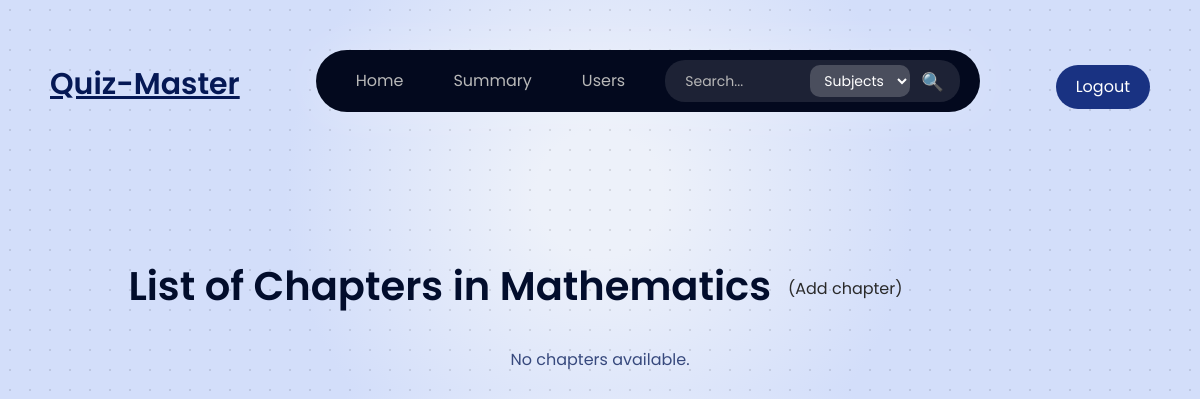
/admin/subject/3/chapters_list, run on an earlier commit of the app's database.
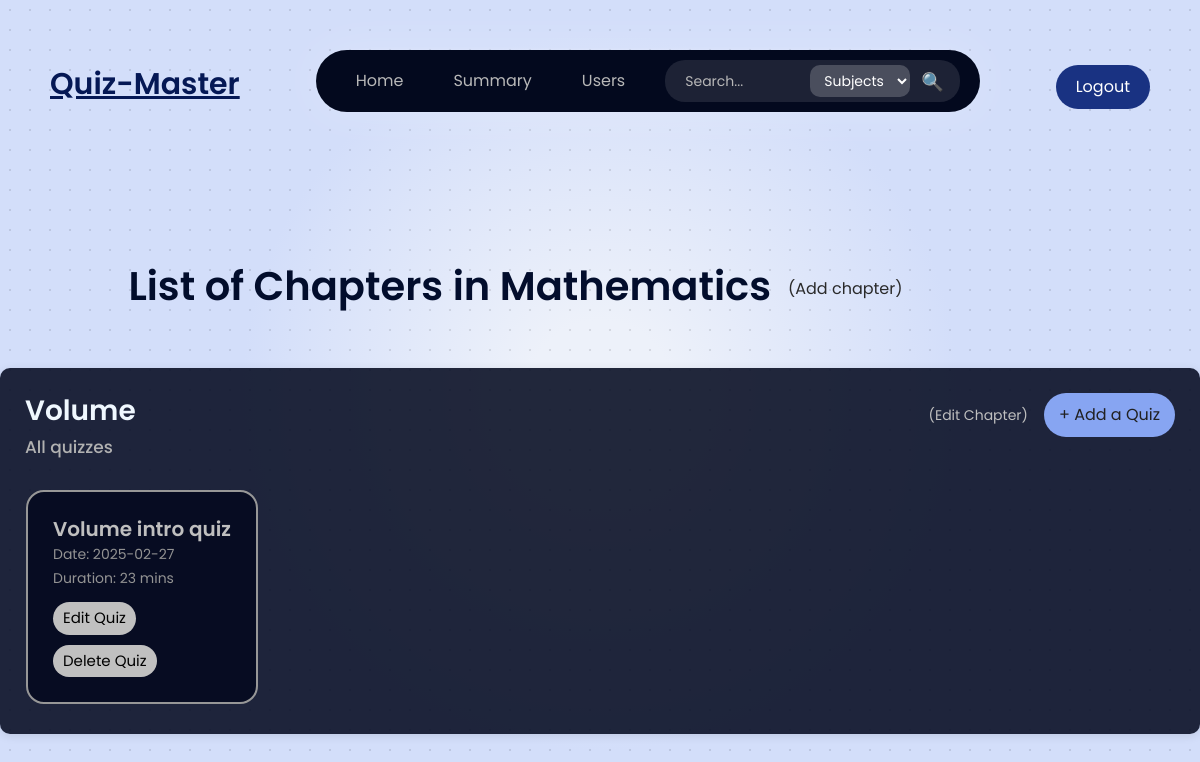
And on a later commit of the database.
### models/models.py (models this page shows, shortened)
class Chapter(db.Model):
    __tablename__ = 'chapters'
    id = db.Column(db.Integer, primary_key=True)
    subject_id = db.Column(db.Integer, db.ForeignKey('subjects.id'), nullable=False)
    name = db.Column(db.String(100), nullable=False)
    description = db.Column(db.Text, nullable=True)

class Quiz(db.Model):
    __tablename__ = 'quizzes'
    id = db.Column(db.Integer, primary_key=True)
    subject_id = db.Column(db.Integer, db.ForeignKey('subjects.id'), nullable=False)
    chapter_id = db.Column(db.Integer, db.ForeignKey('chapters.id'), nullable=False)
    date_of_quiz = db.Column(db.Date, nullable=False)
    time_duration = db.Column(db.Integer, nullable=False)
    remarks = db.Column(db.Text, nullable=True)

### app.py (the view)
@app.route('/admin/subject/<int:subject_id>/chapters_list', methods=['GET'])
def chapters_list(subject_id):
    subject = Subjects.query.get(subject_id)
    if not subject:
        return "Subject not found", 404
    search_query = request.args.get('q', '').strip()
    chapters = Chapter.query.filter_by(subject_id=subject_id).all()
    quizzes_with_chapters = []
    for chapter in chapters:
        if search_query:
            quizzes = Quiz.query.filter(Quiz.chapter_id == chapter.id, Quiz.remarks.ilike(f"%{search_query}%")).all()
        else:
            quizzes = Quiz.query.filter_by(chapter_id=chapter.id).all()
        if quizzes or not search_query:
            quizzes_with_chapters.append({
                'chapter': chapter,
                'quiz': quizzes
            })
    return render_template('chapters_list.html', arr_quiz=quizzes_with_chapters, subject=subject, search_query=search_query)

### templates/chapters_list.html (shortened to what the changed rows need)
<!DOCTYPE html>
<html lang="en">
<head>
    <link rel="stylesheet" href="{{ url_for('static', filename='styles.css') }}">
</head>
<body class='page_look'>
    {%include 'navbar.html'%}
    <div>
        <div style="display:flex;">
        <h1
            style="text-align: left;margin-left: 10.7%; margin-top: 0px;color: #020d2c;font-weight: 600; font-family: 'Poppins', sans-serif;">
            List of Chapters in {{ subject.name }}</h1>
        <a href="{{ url_for('render_addchapter', subject_id=subject.id)}}"
            style="color: rgb(42, 42, 42); border-radius: 15px; position: relative;text-decoration: none;margin-top: 15px;margin-left: 17px;">
        </a>
        </div>
        {% if arr_quiz %}
        <div>
            {% for item in arr_quiz %}
            <div class="chapter-card">
                <div class="chapter-header">
                    <h3 style="font-weight: 600; color: aliceblue;">{{ item.chapter.name }}</h3>
                    <div style="display: flex; gap: 10px;">
                        <a href="{{ url_for('redirect_edit_chapter', chapter_id = item.chapter.id) }}">
                            <button type="button"
                                style="text-decoration: none; color: rgb(191, 191, 191);background: none; border: none;font-size: 14px;margin-top: 11px;">
                                (Edit Chapter)
                            </button>
                        </a>
                        <a href="{{ url_for('create_quiz', subject_id=subject.id, chapter_id = item.chapter.id) }}">
                            <button type="button" class="add-quiz-btn">
                                + Add a Quiz
                            </button>
                        </a>
                    </div>
                </div>
                <h4 style="color: rgb(177, 177, 177);font-size: 17px;">All quizzes</h4>
                {% if item.quiz %}
                <div>
                    <div class="quiz-container" style="padding: 5px 1px;">
                        {% for quiz in item.quiz %}
                        <div class="quiz-card">
                            <a href="{{ url_for('quiz_questions', quiz_id = quiz.id) }}"
                                class="card-link">
                                <h5 style="font-weight: 550;">{{ quiz.remarks }}</h5>
                                <p>Date: {{ quiz.date_of_quiz }}</p>
                                <p>Duration: {{ quiz.time_duration }} mins</p>
                            </a>
                            <a
                                href="{{ url_for('redirect_edit_quiz', subject_id=subject.id, chapter_id=item.chapter.id, quiz_id=quiz.id) }}">
                                <button type="button"
                                    style="background-color: #c0c0c0; margin-top: 10px; color: rgb(0, 0, 0); border: none; font-size: 15px; padding: 5px 10px; border-radius: 35px; cursor: pointer;">
                                    Edit Quiz
                                </button>
                            </a>
                            <form
                                action="{{ url_for('delete_quiz', subject_id=subject.id, chapter_id=item.chapter.id, quiz_id=quiz.id) }}"
                                method="POST">
                                <button type="submit"
                                    style="background-color: #c0c0c0;margin-top: 10px; color: rgb(0, 0, 0);border: none; font-size: 15px; padding: 5px 10px; border-radius: 35px; cursor: pointer;">
                                    Delete Quiz
                                </button>
                            </form>
                        </div>
                        {% endfor %}
                    </div>
                </div>
                {% else %}
                <p style="color: whitesmoke; font-family: 'Poppins', sans-serif;">No quizzes available for this chapter.
                </p>
                {% endif %}
            </div>
            {% endfor %}
        </div>
        {% else %}
        <p style="color: #37497d; text-align: center; margin-top: 30px; font-family: 'Poppins', sans-serif;">No chapters
            available.</p>
        {% endif %}
    </div>
</body>
</html>

What changed in the data, as far as the page shows it:
added Chapter: chapter.name "Volume"
added Quiz: remarks "Volume intro quiz", date_of_quiz "2025-02-27", time_duration "23"
Also different on the page:
new list line: "(Edit Chapter) + Add a Quiz All quizzes"
text no longer shown: "No chapters available."
